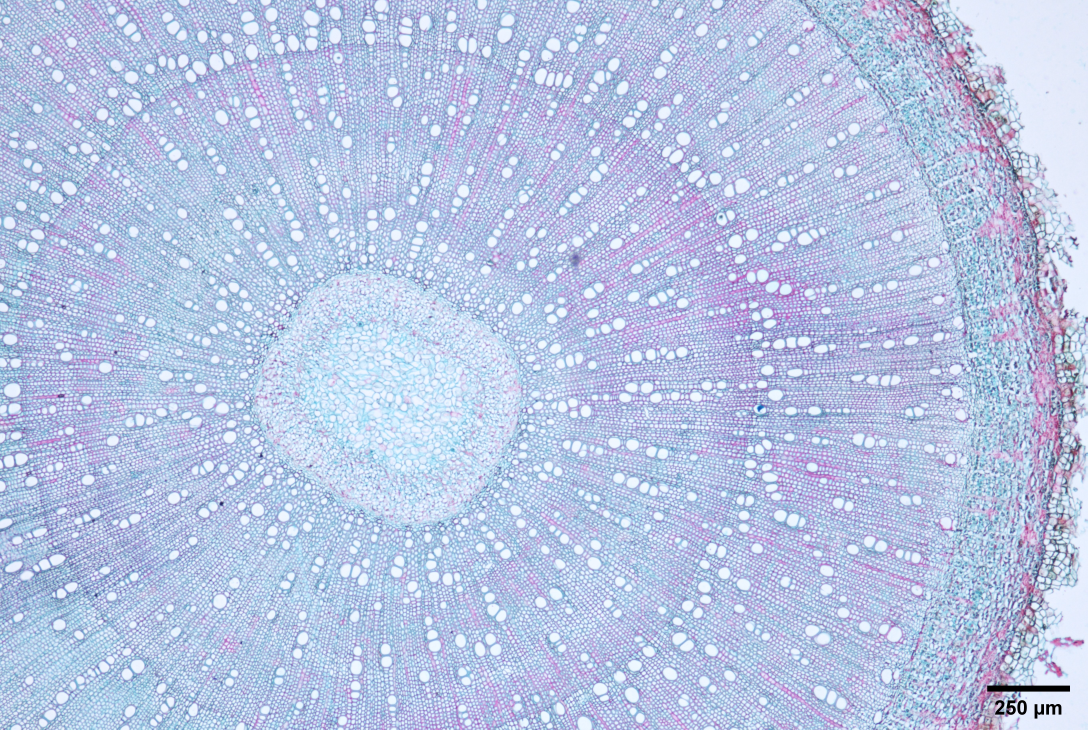
#> input picture Paraffin Section Model/datasets/region1_pose/images/train/11-3   4X.jpg, 5440 x 3648 px (shown at 1/5 size); its folder holds only this picture in this run
$ python -i draw.py   (imports and definitions only)
#> lines starting #> are read from the running program, lines starting #| are printed output that depends on the picture
"""Draw region-2: dashed area boxes + filled vessel lumens (no detection boxes)."""

from __future__ import annotations

import math

import cv2
import numpy as np

from calibration.region2.rules import (
    VESSEL_FILL_ALPHA,
    VESSEL_FILL_BGR,
    VESSEL_LINE_THICKNESS,
    VESSEL_OUTLINE_BGR,
)
from calibration.region2.vessels import Region2Result, Vessel

PHLOEM_BOX_BGR = (255, 220, 0)  # cyan dashed, same family as manuals
PITH_BOX_BGR = (200, 40, 180)  # purple
XYLEM_BOX_BGR = (0, 140, 255)  # orange
BOX_THICKNESS = 5


# [72 lines left out: functions draw_vessels, _dash_line, draw_dashed_rect, draw_partition_line, not called in this run]


def draw_region2(img: np.ndarray, result: Region2Result, with_stats: bool = True) -> np.ndarray:
    out = img.copy()
    for box in result.xylem_boxes:
        draw_dashed_rect(out, box, XYLEM_BOX_BGR, BOX_THICKNESS + 1)
    if cv2.countNonZero(result.phloem_mask):
        draw_partition_line(out, result.phloem_mask, PHLOEM_BOX_BGR, BOX_THICKNESS + 1)
    if cv2.countNonZero(result.pith_mask):
        draw_partition_line(out, result.pith_mask, PITH_BOX_BGR, BOX_THICKNESS + 1)
    for box in result.phloem_boxes:
        draw_dashed_rect(out, box, PHLOEM_BOX_BGR)
    for box in result.pith_boxes:
        draw_dashed_rect(out, box, PITH_BOX_BGR)
    out = draw_vessels(out, result.vessels)
    if not with_stats:
        return out
    return _draw_stat_lines(out, legend_lines(result))


# [88 lines left out: functions legend_lines, legend_lines_from_values, replace_legend, _draw_stat_lines, _chinese_font, not called in this run]

>>> import cv2
>>> picture = cv2.imread('../../datasets/region1_pose/images/train/11-3   4X.jpg', cv2.IMREAD_GRAYSCALE)
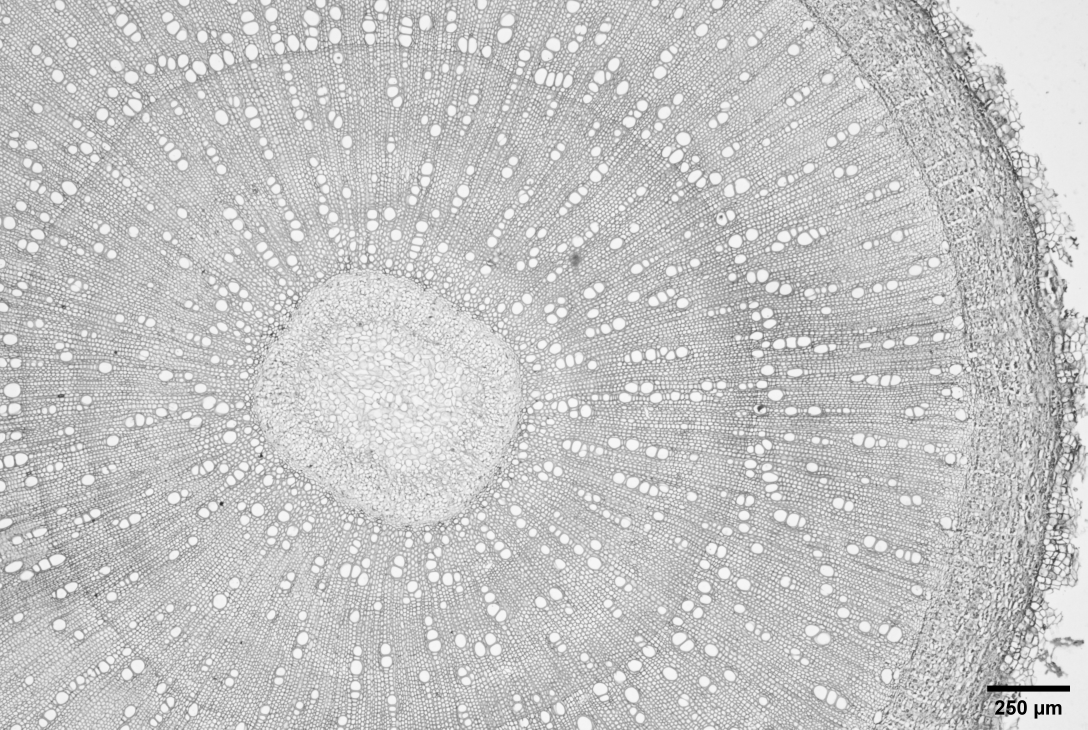
#> picture: shape (3648, 5440) (shown at 1/5 size); min 0, max 255, mean 196.9
>>> result = draw_region2(picture, 'out.png')
#> (the run stopped early here; a loop or call above may not have finished)

$ run again, on Paraffin Section Model/datasets/region1_pose/images/train/45-3   4X.jpg
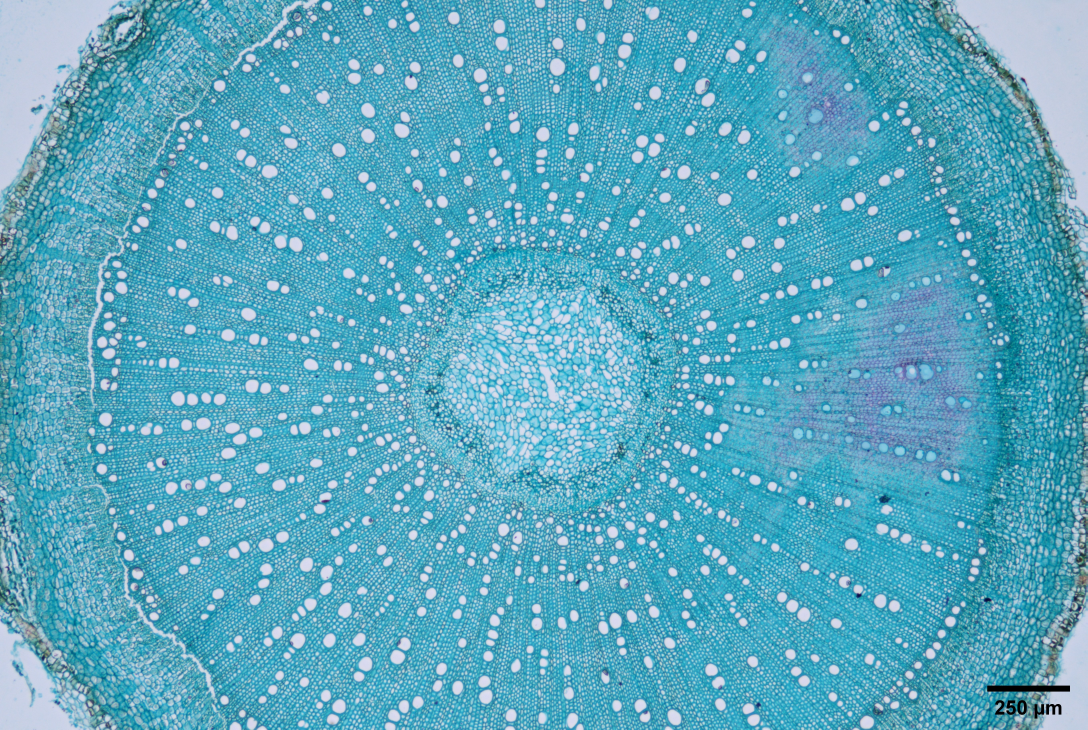
#> input picture Paraffin Section Model/datasets/region1_pose/images/train/45-3   4X.jpg, 5440 x 3648 px (shown at 1/5 size)
#> `picture = cv2.imread('../../datasets/region1_pose/images/train/11-3   ..`:
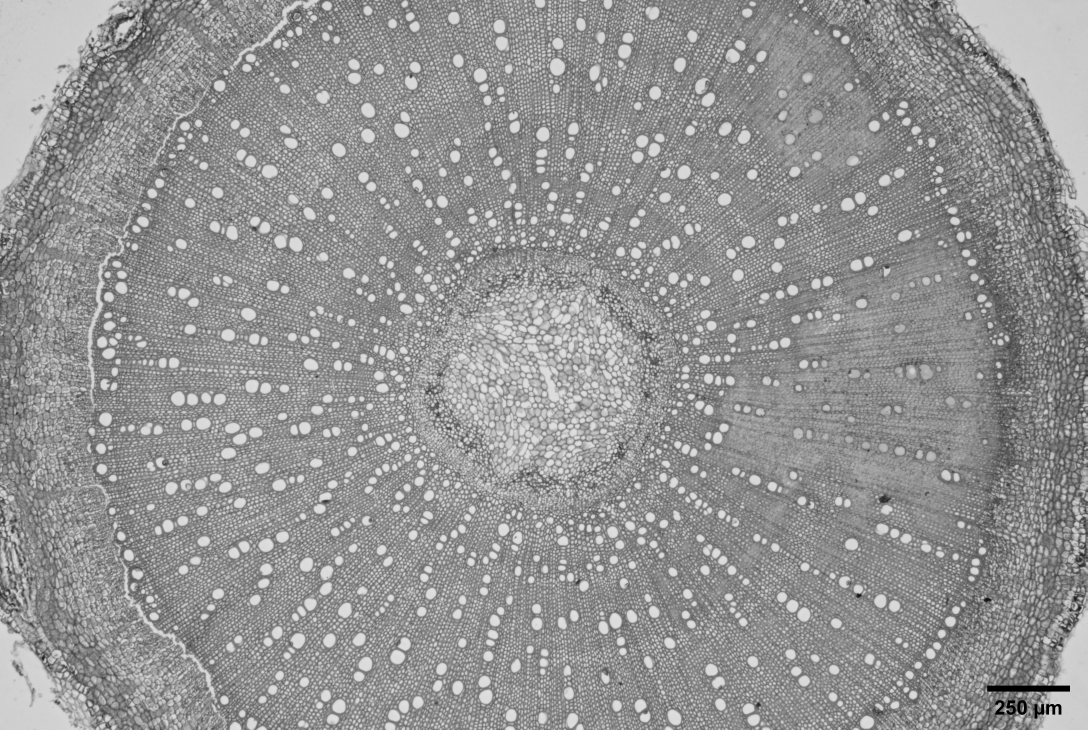
#> picture: shape (3648, 5440) (shown at 1/5 size); min 0, max 231, mean 147.5

$ run again, on Paraffin Section Model/datasets/region1_pose/images/train/47-3   4X.jpg
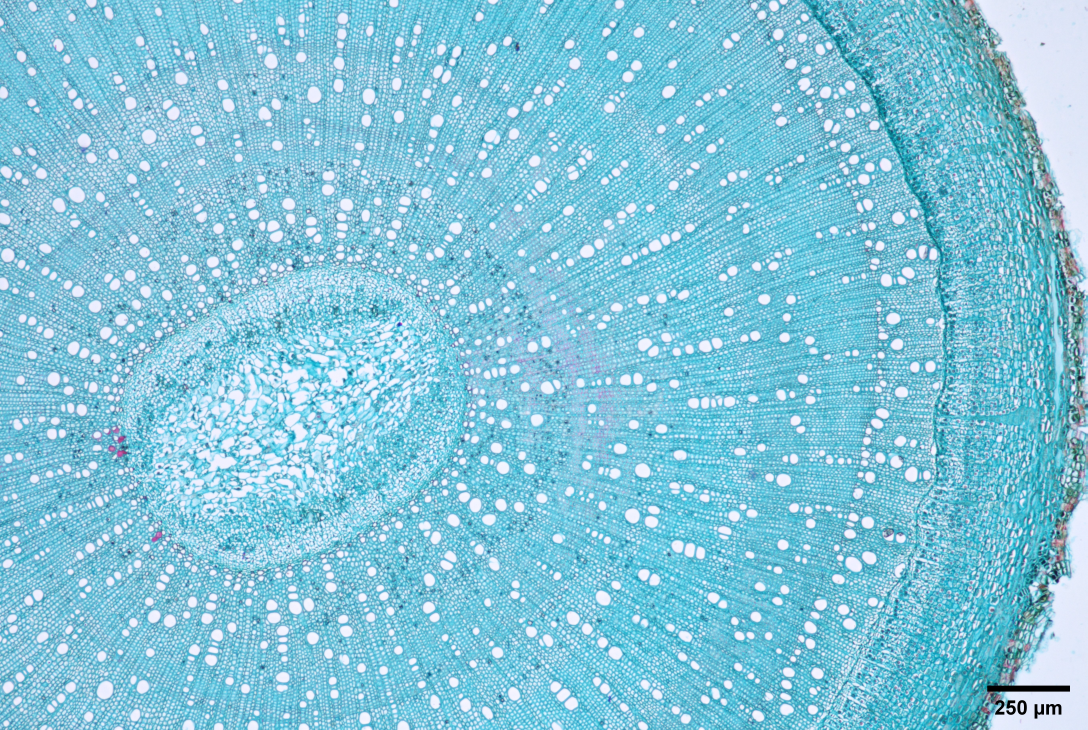
#> input picture Paraffin Section Model/datasets/region1_pose/images/train/47-3   4X.jpg, 5440 x 3648 px (shown at 1/5 size)
#> `picture = cv2.imread('../../datasets/region1_pose/images/train/11-3   ..`:
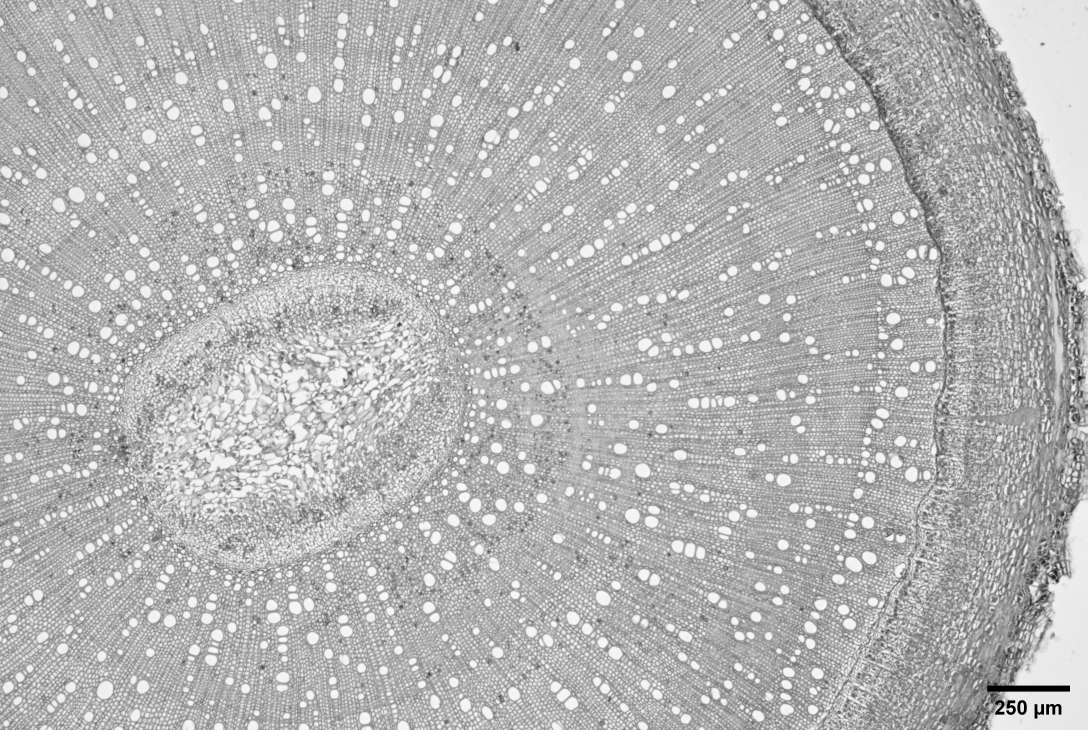
#> picture: shape (3648, 5440) (shown at 1/5 size); min 0, max 255, mean 180
